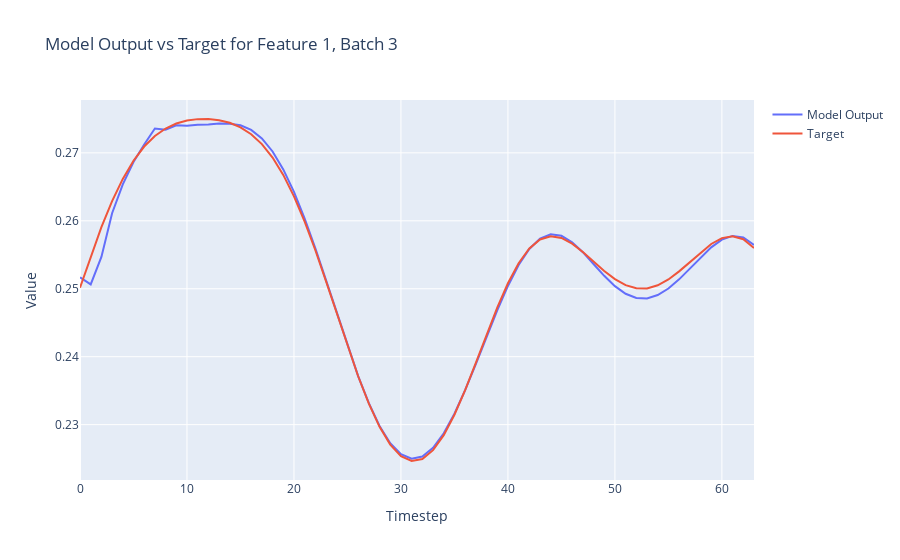

Here is the notebook cell this chart was saved with:
### Code cell
import plotly.graph_objects as go

def plot_model_output_vs_target(model_outputs, targets, batch_index=0, feature_index=0):
    # Extract the specified feature for the given batch from both the model outputs and targets
    model_output_series = model_outputs[batch_index, :, feature_index].detach().numpy()
    target_series = targets[batch_index, :, feature_index].numpy()
    
    # Create a range for the x-axis (timesteps)
    timesteps = list(range(model_output_series.shape[0]))
    
    # Create traces
    model_trace = go.Scatter(x=timesteps, y=model_output_series, mode='lines', name='Model Output')
    target_trace = go.Scatter(x=timesteps, y=target_series, mode='lines', name='Target')
    
    # Create the figure and add traces
    fig = go.Figure()
    fig.add_trace(model_trace)
    fig.add_trace(target_trace)
    
    # Add title and labels
    fig.update_layout(title=f'Model Output vs Target for Feature {feature_index}, Batch {batch_index}',
                      xaxis_title='Timestep',
                      yaxis_title='Value')
    
    # Show the figure
    fig.show()

# Assuming `y` and `Y` are your model outputs and targets, respectively
# Adjust batch_index and feature_index as needed
plot_model_output_vs_target(outputs, Y, batch_index=3, feature_index=1)

### Figure 1 — Plotly figure (JSON) as saved in the notebook; plotly's stock layout.template omitted (floating-point values rounded to 4 significant figures)
{"data": [{"mode": "lines", "name": "Model Output", "type": "scatter", "x": [0, 1, 2, 3, 4, 5, 6, 7, 8, 9, 10, 11, 12, 13, 14, 15, 16, 17, 18, 19, 20, 21, 22, 23, 24, 25, 26, 27, 28, 29, 30, 31, 32, 33, 34, 35, 36, 37, 38, 39, 40, 41, 42, 43, 44, 45, 46, 47, 48, 49, 50, 51, 52, 53, 54, 55, 56, 57, 58, 59, 60, 61, 62, 63], "y": [0.2517, 0.2506, 0.2547, 0.2611, 0.2654, 0.2686, 0.2712, 0.2736, 0.2734, 0.2741, 0.274, 0.2741, 0.2742, 0.2743, 0.2743, 0.2741, 0.2734, 0.2721, 0.2702, 0.2676, 0.2643, 0.2603, 0.2559, 0.2512, 0.2464, 0.2416, 0.2372, 0.2332, 0.2298, 0.2273, 0.2256, 0.225, 0.2253, 0.2266, 0.2287, 0.2316, 0.2351, 0.2389, 0.2429, 0.2468, 0.2504, 0.2535, 0.2559, 0.2574, 0.258, 0.2578, 0.2568, 0.2554, 0.2536, 0.2519, 0.2504, 0.2493, 0.2486, 0.2486, 0.2491, 0.25, 0.2514, 0.253, 0.2546, 0.2561, 0.2572, 0.2578, 0.2576, 0.2564]}, {"mode": "lines", "name": "Target", "type": "scatter", "x": [0, 1, 2, 3, 4, 5, 6, 7, 8, 9, 10, 11, 12, 13, 14, 15, 16, 17, 18, 19, 20, 21, 22, 23, 24, 25, 26, 27, 28, 29, 30, 31, 32, 33, 34, 35, 36, 37, 38, 39, 40, 41, 42, 43, 44, 45, 46, 47, 48, 49, 50, 51, 52, 53, 54, 55, 56, 57, 58, 59, 60, 61, 62, 63], "y": [0.2502, 0.2548, 0.2591, 0.2629, 0.2662, 0.2688, 0.2709, 0.2725, 0.2736, 0.2743, 0.2748, 0.275, 0.275, 0.2748, 0.2744, 0.2738, 0.2727, 0.2713, 0.2693, 0.2668, 0.2636, 0.2599, 0.2557, 0.2511, 0.2463, 0.2416, 0.2371, 0.2331, 0.2297, 0.2271, 0.2254, 0.2247, 0.2249, 0.2262, 0.2285, 0.2315, 0.2351, 0.2391, 0.2432, 0.2472, 0.2508, 0.2538, 0.2559, 0.2573, 0.2577, 0.2575, 0.2566, 0.2554, 0.254, 0.2526, 0.2514, 0.2505, 0.2501, 0.2501, 0.2505, 0.2514, 0.2526, 0.2539, 0.2554, 0.2566, 0.2575, 0.2577, 0.2573, 0.256]}], "layout": {"title": {"text": "Model Output vs Target for Feature 1, Batch 3"}, "xaxis": {"title": {"text": "Timestep"}}, "yaxis": {"title": {"text": "Value"}}}}
